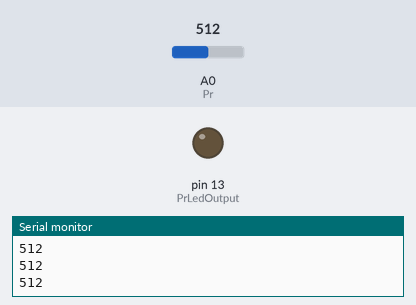
Recording of a sketch running on a simulated Arduino Uno, built with avr-gcc and run on an emulated ATmega328P. On the bench: output pins drawn as LEDs (lit = HIGH), the last lines printed to the serial monitor. The test bench sets the inputs (shaded band); at power-on: A0 (Pr) = 512.

Above: at 1.2 s.
1.3 s: A0 (Pr) set to 987
2.8 s: A0 (Pr) set to 1019
At 4.1 s:
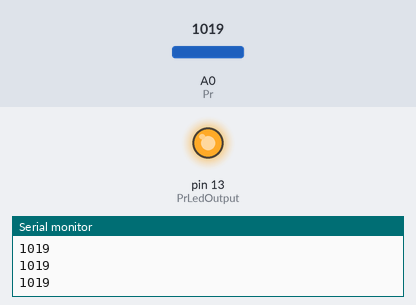
4.4 s: A0 (Pr) set to 900
At 5.6 s:
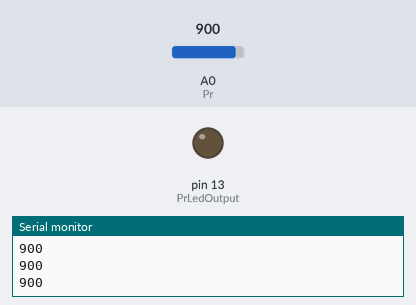
6.0 s: A0 (Pr) set to 1023
At 7.0 s:
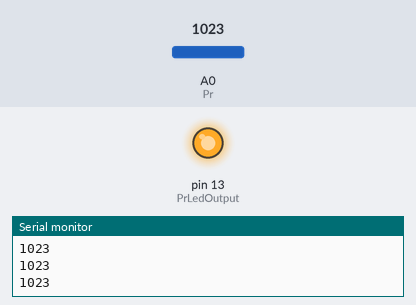
Timing chart, 0 to 8.6 s (numbered marks = the images above; inputs shaded):
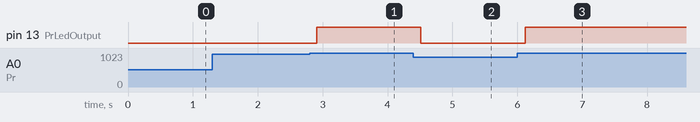

The sketch:

photoresistor.ino
```cpp
//photoresistor

int Pr = 0; // will be used for analog 0.
int PrValue = 0; // value of output
int Pr_Input = 1000; // value of when light is on
int PrLedOutput = 13;

void setup() {
  Serial.begin(9600); //start serial Monitor
  pinMode(13, OUTPUT); // pin 8 as output
}

void loop() {

  PrValue = analogRead(Pr);

  Serial.println(PrValue); //prints photoresistor value

  delay(100); // value updated every 0.1 second.

  if (PrValue > Pr_Input) // if sensor value is less than 19, light will turn on.
  {
     digitalWrite(PrLedOutput, HIGH);
  }
  else
  {
     digitalWrite(PrLedOutput, LOW);
  }
 }
```

Measured:
- the behaviour switches between 1000 and 1001 on A0 (Pr) (found by bisection; images 0 and 1)
- after the input at 2.8 s, pin 13 (PrLedOutput): LOW → HIGH after 0.11 s
- after the input at 4.4 s, pin 13 (PrLedOutput): HIGH → LOW after 0.11 s
- after the input at 6.0 s, pin 13 (PrLedOutput): LOW → HIGH after 0.12 s
